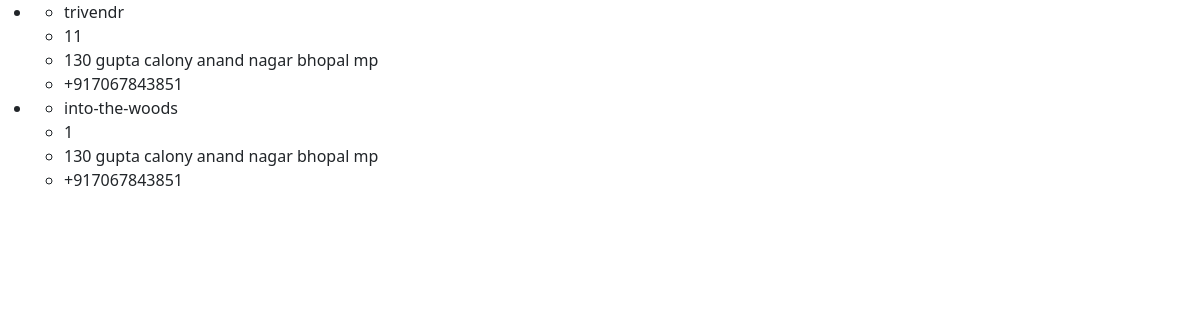
Before: / with the older database file.
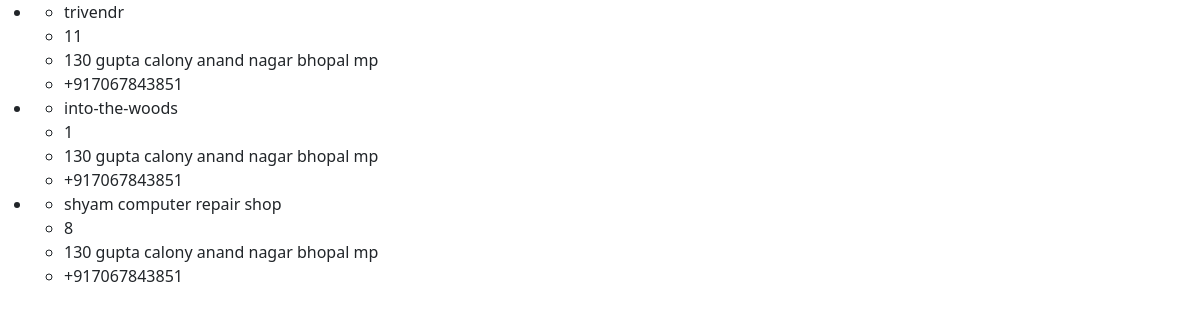
After: the same page with the newer database file.
### serviceapp/models.py (models this page shows, shortened)
class ServiceModel(models.Model):
    title = models.CharField(max_length=100)
    category = models.ForeignKey(CategoryModel, on_delete=models.SET_NULL, related_name='category', null=True)
    cost = models.IntegerField()
    service_provider_name = models.CharField(max_length=100)
    contact = PhoneNumberField()
    address = models.CharField(max_length=200, null=True)

### serviceapp/views.py (the view)
# urls.py: path('', views.front_page),
def front_page(request):
    services = ServiceModel.objects.all()
    return render(request, 'serviceapp/front_page.html', {
        'services': services
    })

### serviceapp/templates/serviceapp/front_page.html (shortened to what this page needs)
{% extends 'base.html' %}
{% load static %}
{% block css_linking_block %}
    <link rel="stylesheet" href="{% static 'serviceapp/include/service_card.css' %}">
{% endblock %}
{% block body %}
    <ul>
    {% for service in services %}
    <li>
        {% include 'serviceapp/includes/service_card.html' %}
    </li>
    {% endfor %}
    </ul>
{% endblock %}

### templates/base.html (shortened to what this page needs)
<!DOCTYPE html>
<html lang="en">
    <head>
        {% block css_linking_block %}
        {% endblock %}
        <link
            href="https://cdn.jsdelivr.net/npm/bootstrap@5.0.2/dist/css/bootstrap.min.css"
            rel="stylesheet"
>
    </head>
    <body>
        {% block body %}
        {% endblock %}
    </body>
</html>

### serviceapp/templates/serviceapp/includes/service_card.html
<ul>
    <li>{{ service.title }}</li>
    <li>{{ service.cost }}</li>
    <li>{{ service.address }}</li>
    <li>{{ service.contact }}</li>
</ul>

Changed rows visible on the page:
added ServiceModel: title "shyam computer repair shop", cost "8", address "130 gupta calony anand nagar bhopal mp", contact "+917067843851"
